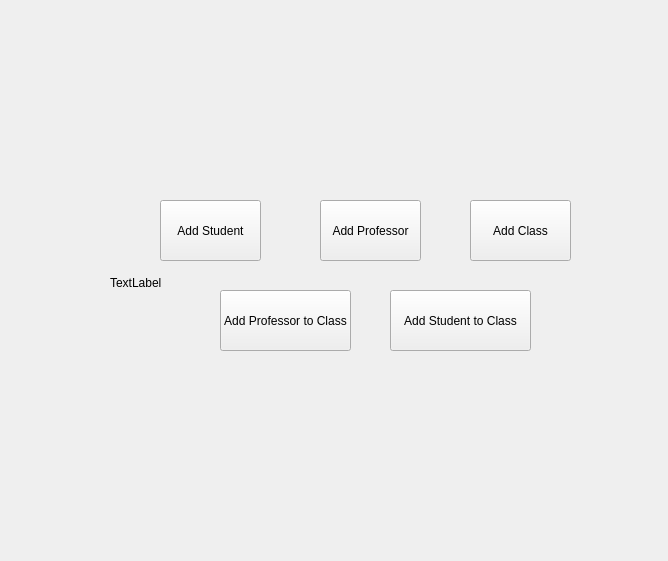
<?xml version="1.0" encoding="UTF-8"?>
<ui version="4.0">
 <class>Edit</class>
 <widget class="QWidget" name="Edit">
  <property name="geometry">
   <rect>
    <x>0</x>
    <y>0</y>
    <width>668</width>
    <height>561</height>
   </rect>
  </property>
  <property name="windowTitle">
   <string>Form</string>
  </property>
  <widget class="QPushButton" name="add_stud_to_class">
   <property name="geometry">
    <rect>
     <x>390</x>
     <y>290</y>
     <width>141</width>
     <height>61</height>
    </rect>
   </property>
   <property name="text">
    <string>Add Student to Class</string>
   </property>
  </widget>
  <widget class="QPushButton" name="add_student">
   <property name="geometry">
    <rect>
     <x>160</x>
     <y>200</y>
     <width>101</width>
     <height>61</height>
    </rect>
   </property>
   <property name="text">
    <string>Add Student</string>
   </property>
  </widget>
  <widget class="QPushButton" name="add_prof_to_class">
   <property name="geometry">
    <rect>
     <x>220</x>
     <y>290</y>
     <width>131</width>
     <height>61</height>
    </rect>
   </property>
   <property name="text">
    <string>Add Professor to Class</string>
   </property>
  </widget>
  <widget class="QPushButton" name="add_professor">
   <property name="geometry">
    <rect>
     <x>320</x>
     <y>200</y>
     <width>101</width>
     <height>61</height>
    </rect>
   </property>
   <property name="text">
    <string>Add Professor</string>
   </property>
  </widget>
  <widget class="QLabel" name="backgroundimage">
   <property name="geometry">
    <rect>
     <x>110</x>
     <y>110</y>
     <width>500</width>
     <height>345</height>
    </rect>
   </property>
   <property name="text">
    <string>TextLabel</string>
   </property>
  </widget>
  <widget class="QPushButton" name="add_class">
   <property name="geometry">
    <rect>
     <x>470</x>
     <y>200</y>
     <width>101</width>
     <height>61</height>
    </rect>
   </property>
   <property name="text">
    <string>Add Class</string>
   </property>
  </widget>
  <zorder>backgroundimage</zorder>
  <zorder>add_stud_to_class</zorder>
  <zorder>add_student</zorder>
  <zorder>add_prof_to_class</zorder>
  <zorder>add_professor</zorder>
  <zorder>add_class</zorder>
 </widget>
 <resources/>
 <connections/>
</ui>
